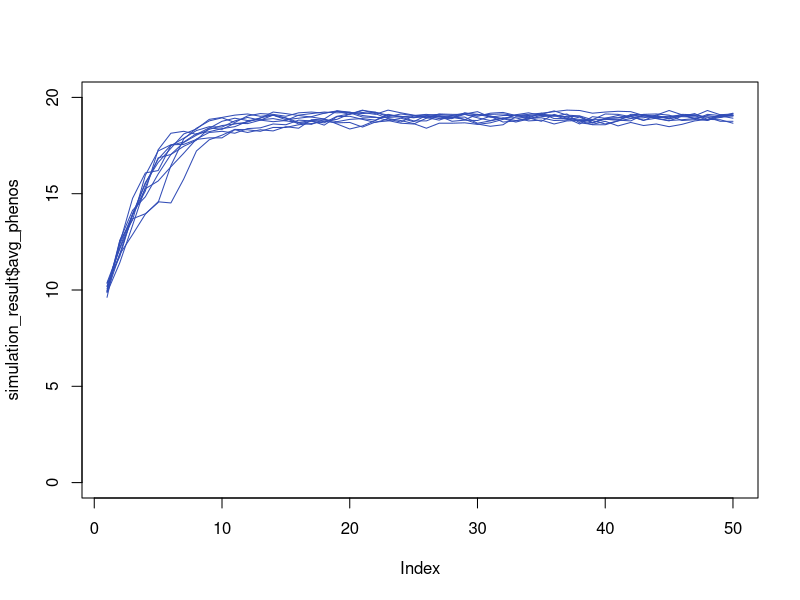

This figure's R source:
## Zoya Wani zoyawani1@tamu.edu
## Andres Barboza P. andresdbp@tamu.edu
## April 16, 2024


###### Starting Conditions #########
N <- 100 #population
loci <- 100 #positions on the genome 
mu <- 10^-5 #human mutation rate 10^-9 for an individual nucleotide
baseval <- 0 # this is a base minimum value for our phenotype
loci.imp <- sort(sample(2:loci, loci/10))
opt <- 20
sigma <- 2
gen <- 50
arch <- "sign" # add, sign, inc, dec
sag <- 2
sign_flag <- "alter" # half, alter
###### End Starting Conditions #########

###### FUNCTIONS #########

GetPopulation <- function(N,loci){
  
  # The numbers present in the matrix represent the genotype at a locus. 
  # First number is maternal and second is paternal 
  # 0,0 = 1
  # 0,1 = 2
  # 1,0 = 3
  # 1,1 = 4
  pop <- matrix(sample(1:4, N*loci, replace=T), N, loci)
  
  # We are moving away into a model without sex, so the bottom part is commented out
  
  # set as female
  # pop[1:(N/2),1] <- 1
  # set half as male
  # pop[(N/2 + 1):N,1] <- 2
  # first column is sex determining locus with 1=XX 2=XY 
  # remaining columns are the rest of the genome
  # each row in pop is one individual
  
  
  return(pop)
  
}

MutatePop <- function(pop, mu) {
  # Probability of an individual having at least one mutation
  mut.prob <- 1 - (1 - mu)^1547  # 1547 is the number of base pairs in the coding region
  
  # Determine mutation coordinates where random values are less than mut.prob
  mut.coord <- which(matrix(runif(nrow(pop) * ncol(pop)), 
                            nrow = nrow(pop), ncol = ncol(pop)) < mut.prob, 
                     arr.ind = TRUE)
  
  apply_mutations <- function(pop, coordinates) {
    for (i in seq_len(nrow(coordinates))) {
      row_index <- coordinates[i, 1]
      col_index <- coordinates[i, 2]
      value <- pop[row_index, col_index]
      
      # switches values 
      pop[row_index, col_index] <- switch(value,
                                          sample(c(2, 3), 1),  # for 1
                                          sample(c(1, 4), 1),  # for 2
                                          sample(c(1, 4), 1),  # for 3
                                          sample(c(2, 3), 1))  # for 4
    }
    return(pop)
  }
  
  # Apply mutations to the population matrix
  mutants <- apply_mutations(pop, mut.coord)
  return(mutants)
}

GetPheno <- function(pop, loci.imp, baseval, arch, sign_flag){
  temppop <- pop[,loci.imp]
  temppop[temppop==1] <- 0
  temppop[temppop %in% c(2, 3)] <- 1
  temppop[temppop == 4] <- 2
  
  if(arch == "add") {
    phenos <- rowSums(temppop) + baseval
  }
  
  if(arch == "sign") {
    if (sign_flag == "half") {
      dir_loci <- temppop[, 1:(length(loci.imp)/2)]
      inv_loci <- temppop[, (length(loci.imp)/2)+1:(length(loci.imp)/2)]
    } else if (sign_flag == "alter") {
      dir_loci <- temppop[, seq(1, length(loci.imp), by = 2)]
      inv_loci <- temppop[, seq(2, length(loci.imp), by = 2)]
    }
    
    cond1 <- (dir_loci == 2 & inv_loci == 2) | (dir_loci == 0 & inv_loci == 0)
    cond2 <- (dir_loci == 2 & inv_loci == 0) | (dir_loci == 0 & inv_loci == 2)
    cond3 <- (dir_loci == 1 | inv_loci == 1)

    phenos <- baseval + rowSums(4 * cond1 + 0 * cond2 + 2 * cond3)
  }
  
  if(arch == "inc") {
    phenos <- (length(loci.imp)*2)*((rowSums(temppop) + baseval)/(length(loci.imp)*2))^sag
  }
  
  if(arch == "dec") {
    phenos <- baseval + (length(loci.imp) * 2 - baseval) * ((rowSums(temppop) + baseval - baseval) / (length(loci.imp) * 2 - baseval))^(1/sag)
  }
  
  return(phenos)
}

GetFit <- function(obs, opt, sigma){
  numer <- (obs - opt)^2
  denom <- (2 * sigma)^2
  w <- exp(-(numer / denom))
  return(w)
}

Reproduction <- function(pop, N, w, loci) {
  # Sample parents based on fitness probabilities
  parents <- sample(N, size = 2 * N, replace = TRUE, prob = w)
  
  # Generate haplotype selection matrix
  recomb <- pmax(pmin(rpois(n = 2 * N, lambda = 10), loci), 1)
  haplotypes <- matrix(unlist(lapply(recomb, function(r) rep(sample(1:2, r, replace = TRUE), each = ceiling(loci / r), length.out = loci))),
                       nrow = 2 * N, ncol = loci, byrow = TRUE)

  # Gamete formation
  gametes <- ifelse(
    pop[parents, ] == 1,  # Genotype 1 -> Both alleles are 0
    0,
    ifelse(
      pop[parents, ] == 4,  # Genotype 4 -> Both alleles are 1
      1,
      ifelse(
        pop[parents, ] == 2,  # Genotype 2 -> Depends on haplotype
        ifelse(haplotypes == 1, 0, 1),
        ifelse(haplotypes == 1, 1, 0)  # Genotype 3 -> Depends on haplotype
      )
    )
  )
  # Fertilization: Pair gametes to form diploid genotypes
  maternal_gametes <- gametes[seq(1, 2 * N, by = 2), ]
  paternal_gametes <- gametes[seq(2, 2 * N, by = 2), ]
  new_population <- 1 + maternal_gametes + paternal_gametes * 2
  
  return(new_population)
}

SimulateGenerations <- function(N, loci, mu, baseval, loci.imp, opt, gen, sigma, arch, sign_flag, verbose) {
  pop <- GetPopulation(N, loci)
  avg_phenos <- numeric(gen)
  for (generation in 1:gen) {
    pop <- MutatePop(pop, mu)
    phenos <- GetPheno(pop, loci.imp, baseval, arch, sign_flag)
    avg_phenos[generation] <- mean(phenos)
    w <- GetFit(phenos, opt, sigma)
    pop <- Reproduction(pop, N, w, loci)
    if(verbose) print(generation)
  }
  return(list(final_population = pop, avg_phenos = avg_phenos))
}


# # Test for architectures
# plot(seq(0, 20, length.out = 400), type = "l")
# lines(baseval + (length(loci.imp) * 2) * (seq(0, 20, length.out = 400) / (length(loci.imp) * 2))^(1/2), col = "#4D6CFA", lwd = 2)
# lines((length(loci.imp)*2)*((seq(0, 20, length.out = 400) + baseval)/(length(loci.imp)*2))^2, , col = "#4D6CFA", lwd = 2)
# lines(baseval + (length(loci.imp) * 2) * (seq(0, 20, length.out = 400) / (length(loci.imp) * 2))^(1/5), col = "#D11149", lwd = 2)
# lines((length(loci.imp)*2)*((seq(0, 20, length.out = 400) + baseval)/(length(loci.imp)*2))^5, col = "#D11149", lwd = 2)
# lines(baseval + (length(loci.imp) * 2) * (seq(0, 20, length.out = 400) / (length(loci.imp) * 2))^(1/10), col = "#607744", lwd = 2)
# lines((length(loci.imp)*2)*((seq(0, 20, length.out = 400) + baseval)/(length(loci.imp)*2))^10, col = "#607744", lwd = 2)

# Run the simulation
iter <- 10
for (i in 1:iter) {
  print(i)
  simulation_result <- SimulateGenerations(N, loci, mu, baseval, loci.imp, opt, gen, sigma, arch, sign_flag, verbose=F)
  if(i == 1) {
    plot(simulation_result$avg_phenos, type = "l", col = "#314CB6",
         ylim = c(0, 20))
  }else{
    lines(simulation_result$avg_phenos, col = "#314CB6")
  }
}
